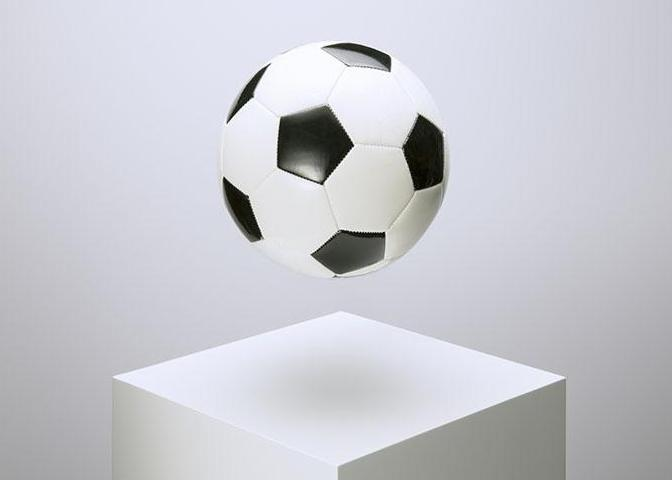
#> input picture tx足球验证码/1.png, 672 x 480 px
$ python 'tx国足.py'
#> lines starting #> are read from the running program, lines starting #| are printed output that depends on the picture; after the words box and inside, x2 and y2 are one past the last pixel; in counts of white or black regions, pixels touching at a corner belong together
import cv2
import numpy as np

img = cv2.imread('1.png')
#> img is the input picture: shape (480, 672, 3); mean B, G, R 208.1, 201.2, 200.5
gray = cv2.cvtColor(img, cv2.COLOR_BGR2GRAY)
gray = cv2.medianBlur(gray, 5)  # 中值滤波降噪

circles = cv2.HoughCircles(
	gray,
	cv2.HOUGH_GRADIENT,
	dp=1,
	minDist=100,
	param1=20,
	param2=20,
	minRadius=60,
	maxRadius=110
)
#> circles = [[334.5, 149.5, 109.4]]

if circles is not None:
	circles = np.uint16(np.around(circles))
#> circles = [[334, 150, 109]]

	for i, (x, y, r) in enumerate(circles[0, :]):
		#掩码
		mask = np.zeros_like(img)
		cv2.circle(mask, (x, y), r, (255, 255, 255), -1)
		masked_img = cv2.bitwise_and(img, mask)

		roi = masked_img[y - r:y + r, x - r:x + r]


		cv2.imwrite(f'circle_{i}.png', roi)

		cv2.circle(img, (x, y), r, (0, 255, 0), 2)
		print(x,y)
		cv2.circle(img, (x, y), 2, (0, 0, 255), 3)
#> this loop made 1 pass
#| 334 150
#> pass 1, `masked_img = cv2.bitwise_and(img, mask)`:
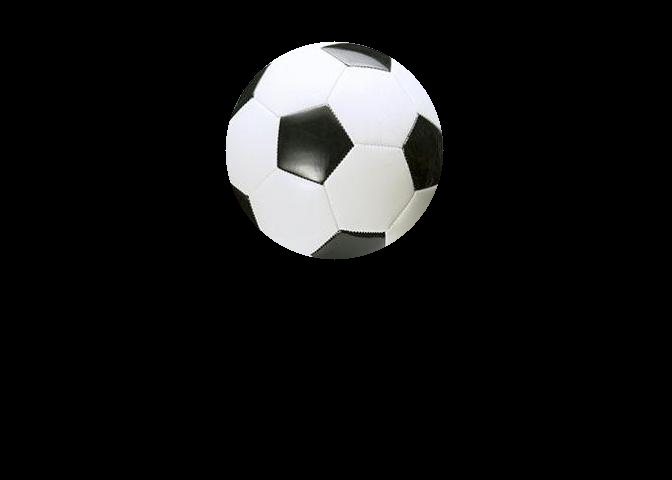
#> masked_img: shape (480, 672, 3); mean B, G, R 21.2, 21.2, 21.1
#> pass 1, `roi = masked_img[y - r:y + r, x - r:x + r]`:
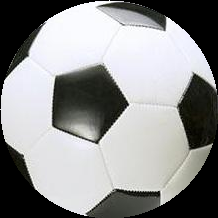
#> roi: shape (218, 218, 3); mean B, G, R 143.6, 143.8, 143.3
#> after the loop:
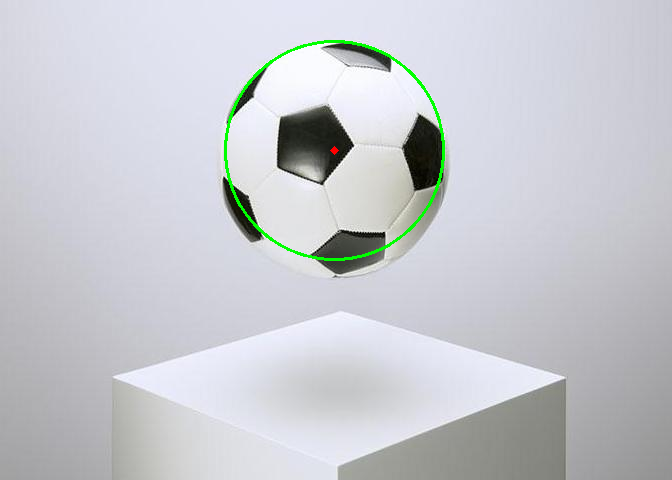
#> img: shape (480, 672, 3); 0.65% of pixels changed, all inside (x1, y1, x2, y2) = (224, 40, 445, 261)
#> after the loop:
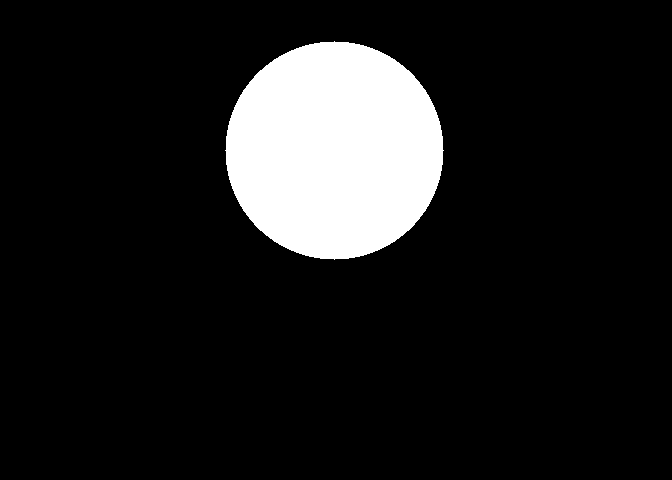
#> mask: shape (480, 672, 3); 11.6% white; 1 white region, box (x1, y1, x2, y2) and area: (225, 41, 444, 260) 37297

cv2.imshow('Result', img)
cv2.waitKey(0)
cv2.destroyAllWindows()
